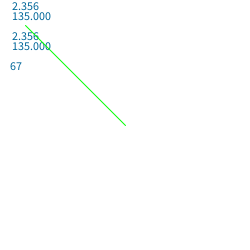
Frame 1 (no input)
Frame 60 (the mouse pressed at the canvas centre just before this capture): identical to frame 1, image omitted
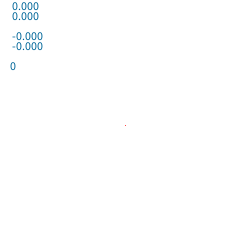
Frame 120 (the mouse held since frame 60 and released just before this capture)

The Processing sketch that drew these frames (run headless with seeded random() and noise(); from frame 60 on, the mouse is pressed at the canvas centre):

// Processing sketch: processing_161191
// ── processing_161191.pde

PVector v,r;

void setup() { 
  size(250, 250);
  background(255);  
  r = new PVector(1, 0,0);
}

void draw() {  
background(255);  
v = new PVector(map(mouseX, 0, width, -100, 100), map(mouseY, 0, width, -100, 100),0);
float angle = PVector.angleBetween(v,r);
float angle2 = atan2(-v.y,v.x);
fill(0, 102, 153);
text(angle,10,10);
text(degrees(angle),10,20);
text(angle2,10,40);
text(degrees(angle2),10,50);
text((int)(degrees(angle2) / 2),10,70);
if (abs((int)(degrees(angle2) / 2)) <= 1) stroke(255,0,0);
else  stroke(0,255,0);
translate(125,125);
line(0,0,v.x, v.y);
}
